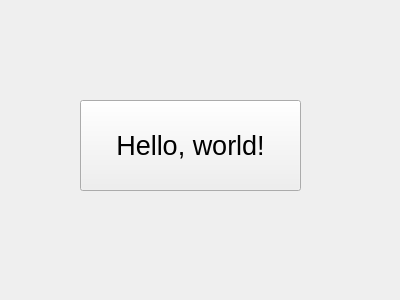
<?xml version="1.0" encoding="UTF-8"?>
<ui version="4.0">
 <class>Widget</class>
 <widget class="QWidget" name="Widget">
  <property name="geometry">
   <rect>
    <x>0</x>
    <y>0</y>
    <width>400</width>
    <height>300</height>
   </rect>
  </property>
  <property name="windowTitle">
   <string>Widget</string>
  </property>
  <widget class="QPushButton" name="pushButton">
   <property name="enabled">
    <bool>true</bool>
   </property>
   <property name="geometry">
    <rect>
     <x>80</x>
     <y>100</y>
     <width>221</width>
     <height>91</height>
    </rect>
   </property>
   <property name="font">
    <font>
     <pointsize>20</pointsize>
     <weight>50</weight>
     <bold>false</bold>
     <strikeout>false</strikeout>
     <kerning>true</kerning>
    </font>
   </property>
   <property name="text">
    <string>Hello, world!</string>
   </property>
  </widget>
 </widget>
 <layoutdefault spacing="6" margin="11"/>
 <resources/>
 <connections/>
</ui>
